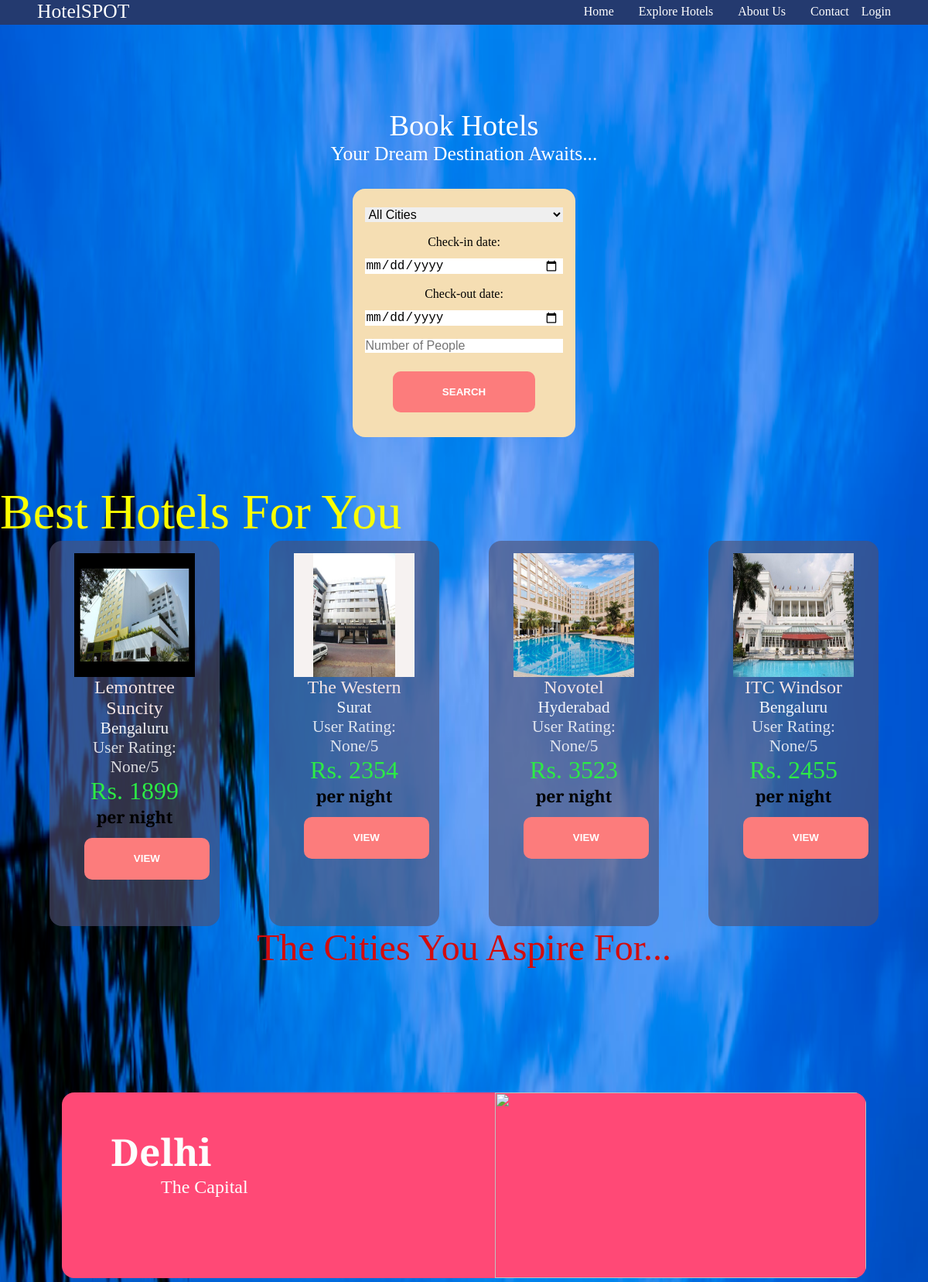
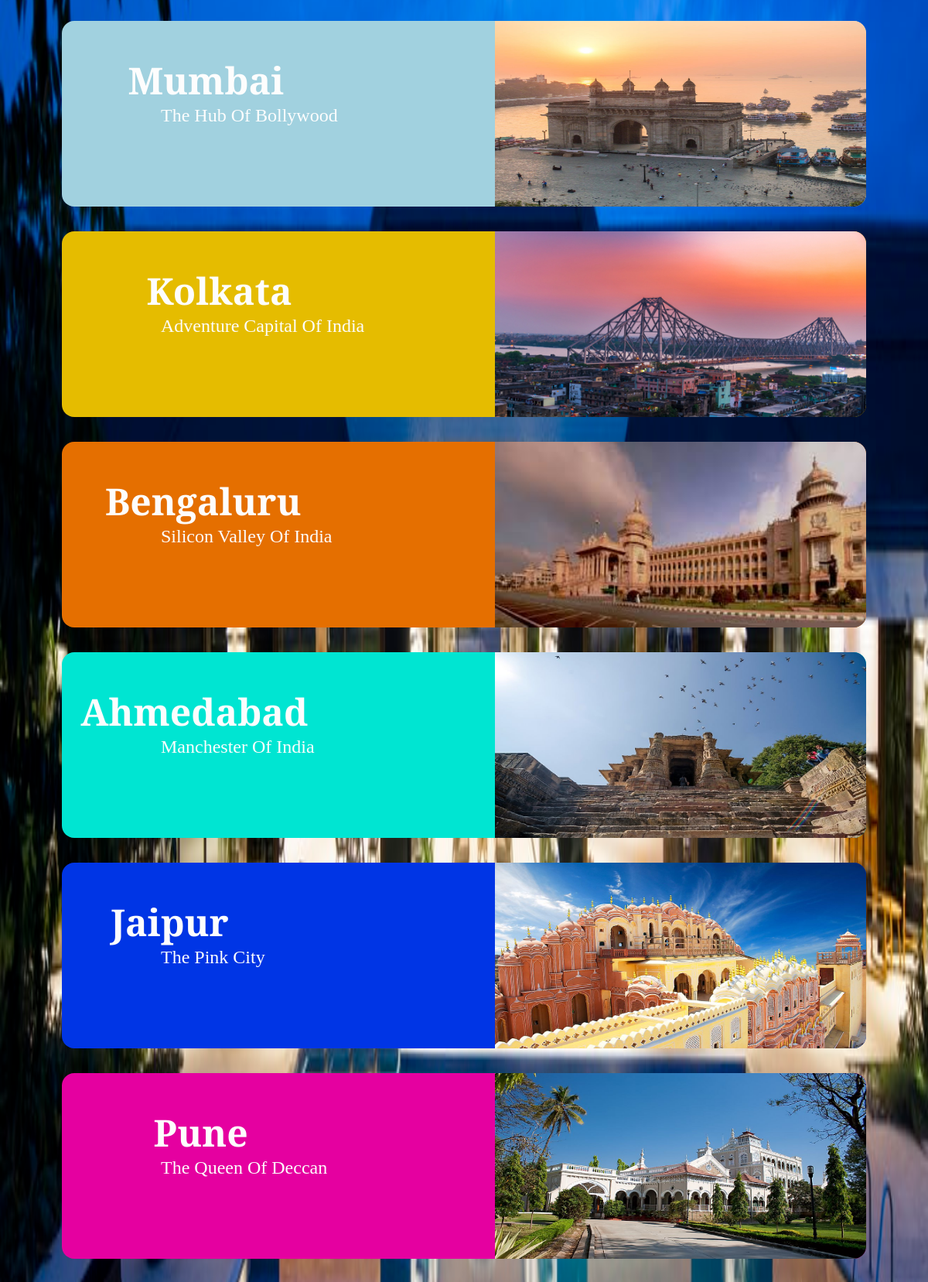
The page / (upper part) on the database its author committed (2 pictures, top to bottom).
### core/models.py (models this page shows, shortened)
class Hotel(models.Model):
    name = models.CharField(max_length=250)
    city = models.ForeignKey('City', on_delete=models.PROTECT)
    standard_room_price = models.PositiveIntegerField()
    suite_price = models.PositiveIntegerField()
    stars = models.PositiveIntegerField()
    def get_img_name(self):
        return "core/images/" + self.city.name + "/" + self.name + ".jpg"
    def get_avg_rating(self):
        avg_rating = Review.objects.filter(
                hotel__pk=self.id
            ).aggregate(
                Avg('rating')
            )['rating__avg']
        return avg_rating

class City(models.Model):
    name = models.CharField(max_length=100)

### core/views.py (the view)
# urls.py: path('', views.home, name='anon_homepage'),
def home(request, user_id=None):
    recommended_hotels = Hotel.objects.order_by('?')[:4]
    context = {'recommended_hotels': recommended_hotels}
    if user_id:
        curr_user = EtravUser.objects.get(pk=user_id)
        context['curr_user'] = curr_user
    return render(request, 'core/homepage.html', context=context)

### core/templates/core/homepage.html (shortened to what this page needs)
{% extends 'core/base.html' %}
{% load static %}
  {% block content %}
  <div class="search-container">
    <div class="hotel_content">
      <br>
      <div class="info">
        <br>
        <br>
        <h2>Book Hotels</h2>
        <h4>Your Dream Destination Awaits...</h4>
      </div>
      <br>
          {% if curr_user %}
          <form action="{% url 'core:hotels' curr_user.id %}" method="get" id="filter-form">
          {% else %}
          <form action="{% url 'core:anon_hotels' %}" method="get" id="filter-form">
          {% endif %}
            <div class="item">
              <select id="City" name="city" class="search_bar" style="font-size: 1rem;">
                <option value="" selected>
                  All Cities
                </option>
              </select>
            </div>
            <div class="item">
              <label for="checkin" style="font-size: 1rem;">Check-in date:</label>
              <input name="checkin-date" id="checkin" type="date"
              style="font-size: 1rem;" class="search_bar"></i>
            </div>
            <div class="item">
              <label for="checkout" style="font-size: 1rem;">Check-out date:</label>
              <input name="checkout-date" id="checkout" type="date"
              style="font-size: 1rem;" class="search_bar"></i>
            </div>
            <div class="item">
              <input type="number" name="person-count" style="font-size: 1rem;"
              placeholder="Number of People" class="search_bar"></i>
            </div>
            <button type="submit" style="margin: 1rem;">
              Search
            </button>
          </form>
    </div>
  </div>
    <div class="categories">
      <br>
      <br>
      <h2 id="recomendations">Best Hotels For You</h2>
      <div class="prods-center container">
        {% for hotel in recommended_hotels %}
        <div class="prods">
          <div class="prods-hd">
            <img src="{% static hotel.get_img_name %}" alt="">
          </div>
          <div class="prods-footer">
            <h3 style="font-size: 1.5rem;">{{ hotel.name }}</h3>
            <div class="rating">
              <h5 style="color: rgba(255, 255, 255, 0.945); font-weight: 100;">{{ hotel.city.name }}</h5>
              <h5 style="color: rgba(255, 255, 255, 0.829); font-weight: 100;">User Rating: {{ hotel.get_avg_rating }}/5</h5>
            </div>
            <h3 class="price">Rs. {{ hotel.standard_room_price }}</h3>
            <h5>per night</h5>
            {% if curr_user %}
            <form action="{% url 'core:hotel-details' curr_user.id hotel.id %}"
            style="padding: 0rem; background-color: transparent;" method="get">
            {% else %}
            <form action="{% url 'core:anon_hotel-details' hotel.id %}"
            style="padding: 0rem; background-color: transparent;" method="get">
            {% endif %}
              <button type="submit" style="margin: 0.8rem;">View</button>
            </form>
          </div>
        </div>
        {% endfor %}
      </div>
    </div>
    <div class="fa-info">
      <h2>The Cities You Aspire For...</h2>
      <section class="top-picks section">
        <div class="prdt-header">
          <div class="prdt-container">
            <div class="prdt-box">
              {% if curr_user %}
              <a href="{% url 'core:hotels' curr_user.id %}" class="href">
              {% else %}
              <a href="{% url 'core:anon_hotels' %}" class="href">
              {% endif %}
                <div class="content">
                  <h2>Delhi</h2>
                  <h4 class="quote">The Capital</h4>
                </div>
                <img  src="{% static 'core/images/delhi.jpg' %}" alt="">
              </a>
            </div>
            <div class="prdt-box">
              {% if curr_user %}
              <a href="{% url 'core:hotels' curr_user.id %}" class="href">
              {% else %}
              <a href="{% url 'core:anon_hotels' %}" class="href">
              {% endif %}
                <div class="content">
                  <h2>Mumbai</h2>
                  <h4 class="quote">The Hub of Bollywood</h4>
                </div>
                <img  src="{% static 'core/images/mumbai.jpg' %}" alt="">
              </a>
            </div>
            <div class="prdt-box">
              {% if curr_user %}
              <a href="{% url 'core:hotels' curr_user.id %}" class="href">
              {% else %}
              <a href="{% url 'core:anon_hotels' %}" class="href">
              {% endif %}
                <div class="content">
                  <h2>Kolkata</h2>
                  <h4 class="quote">Adventure Capital of India</h4>
                </div>
                <img  src="{% static 'core/images/kolkata.jpg' %}" alt="">
              </a>
            </div>
            <div class="prdt-box">
              {% if curr_user %}
              <a href="{% url 'core:hotels' curr_user.id %}" class="href">
              {% else %}
              <a href="{% url 'core:anon_hotels' %}" class="href">
              {% endif %}
                <div class="content">
                  <h2>Bengaluru</h2>
                  <h4 class="quote">Silicon valley of India</h4>
                </div>
                <img  src="{% static 'core/images/bengaluru.jpg' %}" alt="">
              </a>
            </div>
            <div class="prdt-box">
              {% if curr_user %}
              <a href="{% url 'core:hotels' curr_user.id %}" class="href">
              {% else %}
              <a href="{% url 'core:anon_hotels' %}" class="href">
              {% endif %}
                <div class="content">
                  <h2>Ahmedabad</h2>
                  <h4 class="quote">Manchester of India</h4>
                </div>
                <img src="{% static 'core/images/ahmedabad.jpg' %}" alt="">
              </a>
            </div>
            <div class="prdt-box">
              {% if curr_user %}
              <a href="{% url 'core:hotels' curr_user.id %}" class="href">
              {% else %}
              <a href="{% url 'core:anon_hotels' %}" class="href">
              {% endif %}
                <div class="content">
                  <h2>Jaipur</h2>
                  <h4 class="quote">The Pink City</h4>
                </div>
                <img  src="{% static 'core/images/jaipur.jpg' %}" alt="">
              </a>
            </div>
            <div class="prdt-box">
              {% if curr_user %}
              <a href="{% url 'core:hotels' curr_user.id %}" class="href">
              {% else %}
              <a href="{% url 'core:anon_hotels' %}" class="href">
              {% endif %}
                <div class="content">
                  <h2>Pune</h2>
                  <h4 class="quote">The Queen of Deccan</h4>
                </div>
                <img  src="{% static 'core/images/pune.jpg' %}" alt="">
              </a>
            </div>
          </div>
        </div>
      </section>
    </div>
  {% endblock content %}

### core/static/core/css/styles.css (style rules this page uses)
*, *::before, *::after { margin: 0; padding: 0; box-sizing: inherit; }
html { scroll-behavior: smooth; box-sizing: border-box; }
body { font-family: "Vollkorn", serif; background-repeat: no-repeat; font-weight: 400; background-color: rgb(124, 87, 148); font-size: 1.6rem; position: relative; z-index: 1; }
h1, h2, h3, h4 { font-weight: 500; }
a { color: inherit; text-decoration: none; }
img { max-width: 100%; }
.container { max-width: 140rem; margin: 0 auto; }
@media only screen and (max-width: 1200px) { .container { padding: 0 3rem; } }
.hotel_content { display: block; text-align: center; width: 1080px; margin: 0 auto; position: relative; z-index: 10; margin-top: 50px; }
.info h2, h4 { color: #ffffff; }
.search-container { text-align: center; width: 100%; display: -webkit-box; display: -ms-flexbox; display: flex; position: relative; overflow: hidden; }
.search_bar { border: none; outline: none; display: table; width: 100%; margin: 8px 0; padding-right: 5px; display: inline-block; box-sizing: border-box; border-radius: 0px; transition: 0.25s ease; }
.fa-info h2 { text-align: center; font-size: 3rem; color: rgb(211, 12, 12); }
.section { padding: 10rem 5rem; }
.prdt-container { display: grid; grid-template-columns: repeat(auto-fit, minmax(50rem, 1fr)); gap: 2rem; }
.prdt-box { position: relative; height: 15rem; padding: 0rem; overflow: hidden; z-index: 1; border-radius: 1rem; }
.prdt-box img { position: absolute; bottom: 0%; right: 0; height: 100%; width: 30rem; margin-left: 50%; }
.prdt-box:nth-child(1) { background-color: #ff4976; }
.prdt-box:nth-child(2) { background-color: #a1d1df; }
.prdt-box:nth-child(3) { background-color: #e5bc00; }
.prdt-box:nth-child(4) { background-color: #e56f00; }
.prdt-box:nth-child(5) { background-color: #00e5d2; }
.prdt-box:nth-child(6) { background-color: #0035e5; }
.prdt-box:nth-child(7) { background-color: #e500a0; }
.prdt-box .content { position: absolute; top: 50px; left: 1rem; transform: translate(0, -50%); }
.prdt-box .content h2 { margin-top: 5rem; padding-left: 0; font-size: 3rem; font-weight: 700; color: rgb(253, 253, 253); }
.prdt-box .content h4 { font-size: 1.5rem; margin-left: 7rem; text-transform: capitalize; color: rgb(253, 253, 253); }
form { background-color: wheat; display: inline-block; margin-top: 0; border:none; padding: 1rem; border-radius: 1rem; }
button { display: inline-block; background-color: #fc7c7c; padding: 1.2rem 4rem; color: #fff; font-weight: 600; text-transform: uppercase; margin-top: 1rem; border-radius: 10px; border: none; margin-bottom: 0; text-transform: uppercase; }
.prods-center { display: grid; grid-template-columns: repeat(auto-fit, minmax(15rem, 1fr)); gap: 4rem 2rem; }
.prods { height: 100%; background-color: rgba(79, 81, 114, 0.623); border-radius: 1rem; text-align: center; padding: 1rem 2rem; margin-bottom: 2rem; margin-left: 1rem; margin-right: 1rem; }
.prods-hd { position: relative; height: 10rem; background-color: #f6f2f1; z-index: 0; }
.prods-hd img { height: 100%; }
.prods-footer { margin-bottom: 0rem; }
.prods-footer h3 { font-size: 20px; color: #f5e5e5; }
.rating { color: #ac2210; }
.prods-footer .price { color: #2ceb45; font-size: 2rem; }
.categories h2 { font-size: 4rem; font-weight: 500; color: rgb(251, 255, 0); }

### rows shown on the page
Hotel: city+name (picture), name "Lemontree Suncity", city.name "Bengaluru", get_avg_rating "None", standard_room_price "1899"
Hotel: city+name (picture), name "The Western", city.name "Surat", get_avg_rating "None", standard_room_price "2354"
Hotel: city+name (picture), name "Novotel", city.name "Hyderabad", get_avg_rating "None", standard_room_price "3523"
Hotel: city+name (picture), name "ITC Windsor", city.name "Bengaluru", get_avg_rating "None", standard_room_price "2455"
